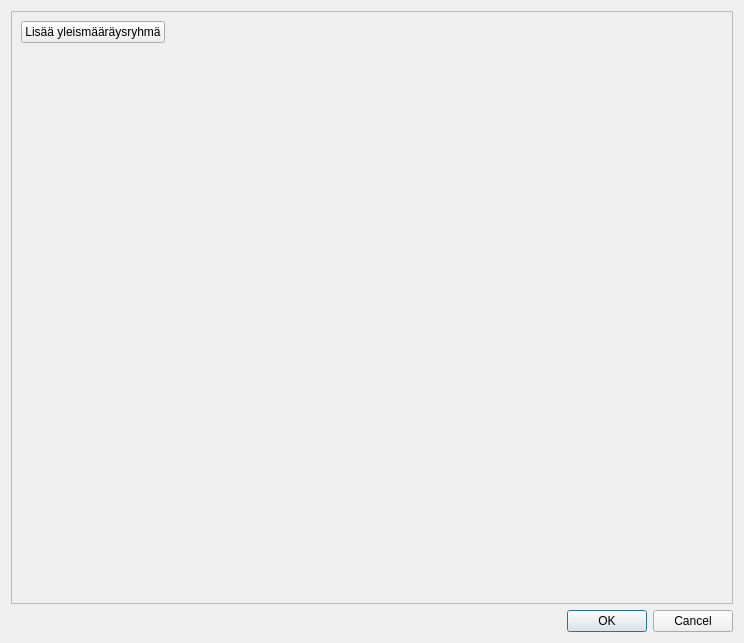
<?xml version="1.0" encoding="UTF-8"?>
<ui version="4.0">
 <class>Dialog</class>
 <widget class="QDialog" name="Dialog">
  <property name="geometry">
   <rect>
    <x>0</x>
    <y>0</y>
    <width>744</width>
    <height>643</height>
   </rect>
  </property>
  <property name="windowTitle">
   <string>Yleismääräykset</string>
  </property>
  <layout class="QVBoxLayout" name="verticalLayout">
   <item>
    <widget class="QScrollArea" name="plan_regulation_group_scrollarea">
     <property name="widgetResizable">
      <bool>true</bool>
     </property>
     <widget class="QWidget" name="general_regulation_group_scrollarea_contents">
      <property name="geometry">
       <rect>
        <x>0</x>
        <y>0</y>
        <width>724</width>
        <height>592</height>
       </rect>
      </property>
      <layout class="QVBoxLayout" name="regulations_layout">
       <item>
        <widget class="QPushButton" name="add_general_regulation_group_btn">
         <property name="sizePolicy">
          <sizepolicy hsizetype="Maximum" vsizetype="Fixed">
           <horstretch>0</horstretch>
           <verstretch>0</verstretch>
          </sizepolicy>
         </property>
         <property name="text">
          <string>Lisää yleismääräysryhmä</string>
         </property>
        </widget>
       </item>
       <item>
        <spacer name="verticalSpacer">
         <property name="orientation">
          <enum>Qt::Vertical</enum>
         </property>
         <property name="sizeHint" stdset="0">
          <size>
           <width>20</width>
           <height>40</height>
          </size>
         </property>
        </spacer>
       </item>
      </layout>
     </widget>
    </widget>
   </item>
   <item>
    <widget class="QDialogButtonBox" name="button_box">
     <property name="orientation">
      <enum>Qt::Horizontal</enum>
     </property>
     <property name="standardButtons">
      <set>QDialogButtonBox::Cancel|QDialogButtonBox::Ok</set>
     </property>
    </widget>
   </item>
  </layout>
 </widget>
 <resources/>
 <connections>
  <connection>
   <sender>button_box</sender>
   <signal>rejected()</signal>
   <receiver>Dialog</receiver>
   <slot>reject()</slot>
   <hints>
    <hint type="sourcelabel">
     <x>316</x>
     <y>260</y>
    </hint>
    <hint type="destinationlabel">
     <x>286</x>
     <y>274</y>
    </hint>
   </hints>
  </connection>
 </connections>
</ui>
